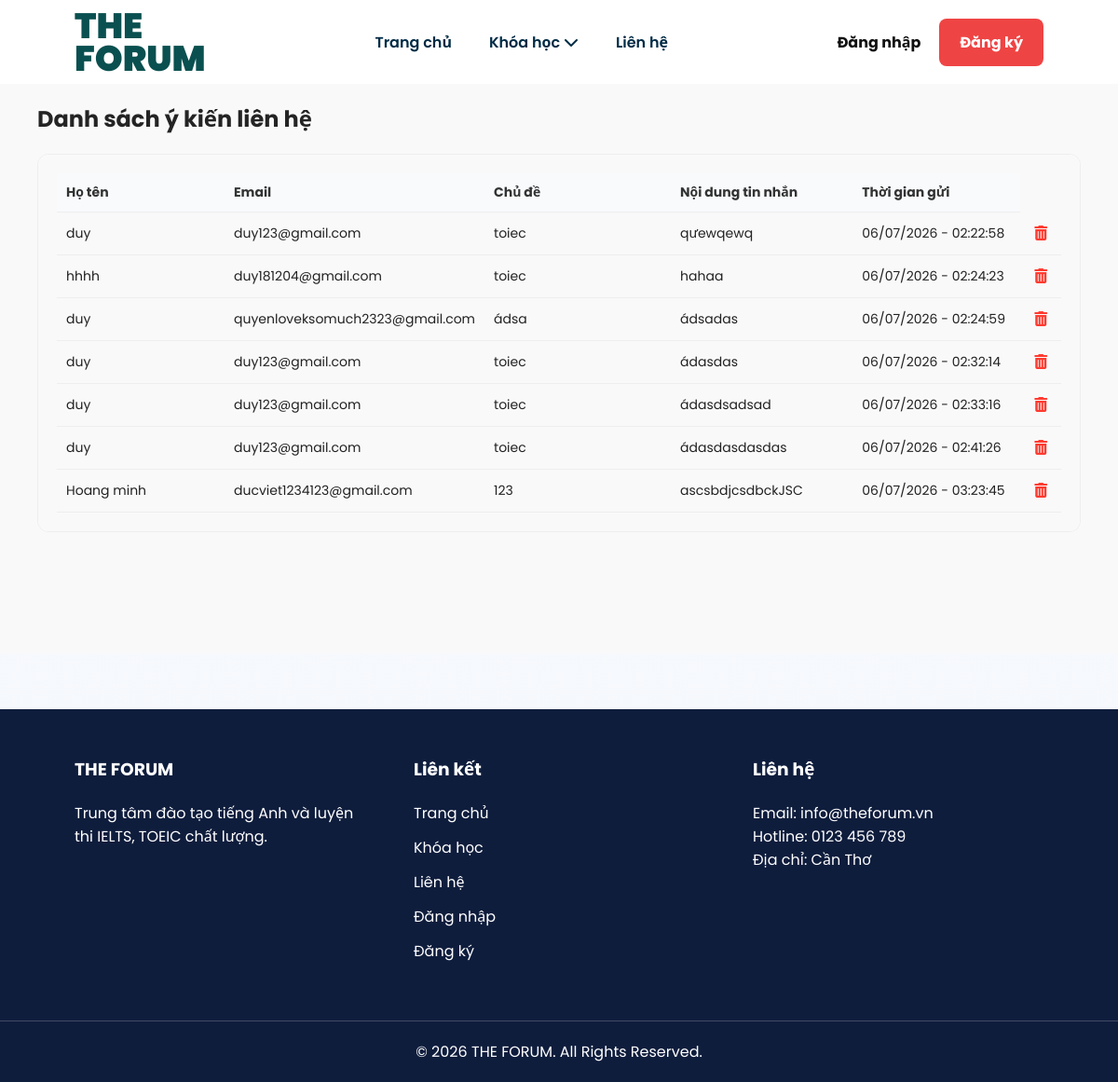
/xemlienhe.php, run on the app's committed database.
### tables this page shows
CREATE TABLE `lienhe` (
  `id` int(11) NOT NULL,
  `name` varchar(255) NOT NULL,
  `email` varchar(255) NOT NULL,
  `subject` varchar(255) NOT NULL,
  `message` text NOT NULL,
  `created_at` timestamp NOT NULL DEFAULT current_timestamp()
);

### xemlienhe.php (the view, shortened to what this page needs)
<?php
require_once("mysqlConnect.php");
$query = "SELECT * FROM `lienhe` ORDER BY `created_at` ASC";
$result = $mysqli->query($query);
?>
<?php include("header.php"); ?>
<!DOCTYPE html>
<html lang="vi">
<head>
    <link rel="stylesheet" href="./css/style.css">
</head>
<body>
<main>
    <div class="khoahoc-container">
        <section class="category">
            <div class="category-head">
                <h2>Danh sách ý kiến liên hệ</h2>
            </div>
            <div class="course-grid" style="grid-template-columns: 1fr;">
                <div class="course-card enrolled">
                    <div class="card-body detail-panel" style="max-height: none; opacity: 1; border-width: 0; padding: 20px; overflow: visible;">
                        <table>
                            <thead>
                                <tr>
                                    <th style="width: 180px;">Họ tên</th>
                                    <th style="width: 220px;">Email</th>
                                    <th style="width: 200px;">Chủ đề</th>
                                    <th>Nội dung tin nhắn</th>
                                    <th style="width: 180px;">Thời gian gửi</th>
                                </tr>
                            </thead>
                            <tbody>
                                <?php
                                if ($result && $result->num_rows > 0):
                                    while ($row = $result->fetch_assoc()):
                                ?>
                                    <tr>
                                        <td><?= htmlspecialchars($row['name']); ?></td>
                                        <td><?= htmlspecialchars($row['email']); ?></td>
                                        <td><?= htmlspecialchars($row['subject']); ?></td>
                                        <td><?= nl2br(htmlspecialchars($row['message'])); ?></td>
                                        <td><?= date('d/m/Y - H:i:s', strtotime($row['created_at'])); ?></td>
                                        <td style="text-align: center;">
                                            <a href="xemlienhe.php?delete_id=<?= $row['id']; ?>"
                                               style="color: #ff3b30; font-weight: bold; font-size: 16px;"
                                               onclick="return confirm('Bạn có chắc chắn muốn xoá bỏ liên hệ này không?');">
                                                <i class="fa-solid fa-trash-can"></i>
                                            </a>
                                        </td>
                                    </tr>
                                <?php
                                    endwhile;
                                endif; ?>
                            </tbody>
                        </table>
                    </div>
                </div>
            </div>
        </section>
    </div>
</main>
</body>
</html>

### css/style.css (style rules this page uses)
* { box-sizing: border-box; margin: 0; padding: 0; }
html { scroll-behavior: smooth; }
body { font-family: 'Poppins', 'Segoe UI', Tahoma, Geneva, Verdana, sans-serif; background: linear-gradient(180deg, #f9fbff 0%, #f4f7fb 100%); color: var(--text); overflow-x: hidden; }
a { color: inherit; text-decoration: none; }
ul { list-style: none; }
main { min-height: 70vh; background-color: #f9f9f9; }
footer { margin-top: 60px; background: #0f1d3d; color: #fff; }
.footer-container { display: flex; justify-content: space-between; gap: 24px; padding: 50px 80px; }
.footer-col { width: 30%; }
.footer-col h3 { margin-bottom: 20px; }
.footer-col ul li { margin: 12px 0; }
.copyright { padding: 20px; border-top: 1px solid rgba(255, 255, 255, 0.2); text-align: center; }
.khoahoc-container { max-width: 1240px; margin: 0 auto; padding: 20px 40px 80px; }
.category { margin-bottom: 50px; }
.category-head { margin-bottom: 20px; text-align: left; }
.category-head h2 { margin-bottom: 6px; font-size: 24px; font-weight: 700; color: #242424; }
.detail-panel { grid-column: 1 / -1; display: block; width: 100%; max-height: 0; margin: 0; padding: 0 20px; border: 0 solid #ddd; border-radius: 12px; background: #f9f9f9; overflow: hidden; opacity: 0; transition: max-height 0.35s ease, opacity 0.25s ease, padding 0.35s ease, margin 0.2s ease, border-width 0.2s ease; }
.detail-panel table { width: 100%; border-collapse: collapse; }
.detail-panel th, .detail-panel td { padding: 10px; border-bottom: 1px solid #eee; text-align: left; font-size: 14px; }
.detail-panel th { background: #f8fafc; color: #333; }
.course-grid { display: grid; grid-template-columns: repeat(auto-fill, minmax(240px, 1fr)); gap: 20px; }
.course-grid .course-card.enrolled { border: 1px solid #eee; border-radius: 12px; background: #fff; }
.course-grid .card-body { padding: 15px; }

### data on the page
lienhe: name "duy", email "duy123@gmail.com", subject "toiec", message "qưewqewq", created_at "06/07/2026 - 02:22:58"
lienhe: name "hhhh", email "duy181204@gmail.com", subject "toiec", message "hahaa", created_at "06/07/2026 - 02:24:23"
lienhe: name "duy", email "quyenloveksomuch2323@gmail.com", subject "ádsa", message "ádsadas", created_at "06/07/2026 - 02:24:59"
lienhe: name "duy", email "duy123@gmail.com", subject "toiec", message "ádasdas", created_at "06/07/2026 - 02:32:14"
lienhe: name "duy", email "duy123@gmail.com", subject "toiec", message "ádasdsadsad", created_at "06/07/2026 - 02:33:16"
lienhe: name "duy", email "duy123@gmail.com", subject "toiec", message "ádasdasdasdas", created_at "06/07/2026 - 02:41:26"
lienhe: name "Hoang minh", email "ducviet1234123@gmail.com", subject "123", message "ascsbdjcsdbckJSC", created_at "06/07/2026 - 03:23:45"
